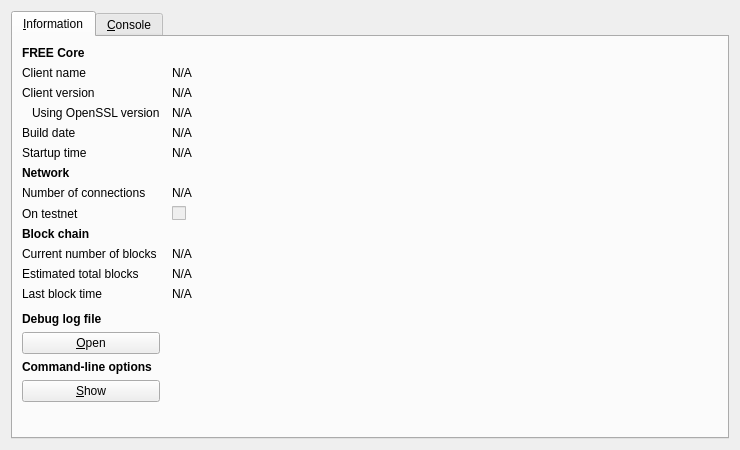
<?xml version="1.0" encoding="UTF-8"?>
<ui version="4.0">
 <class>RPCConsole</class>
 <widget class="QDialog" name="RPCConsole">
  <property name="geometry">
   <rect>
    <x>0</x>
    <y>0</y>
    <width>740</width>
    <height>450</height>
   </rect>
  </property>
  <property name="windowTitle">
   <string>FREE - Debug window</string>
  </property>
  <layout class="QVBoxLayout" name="verticalLayout_2">
   <item>
    <widget class="QTabWidget" name="tabWidget">
     <property name="currentIndex">
      <number>0</number>
     </property>
     <widget class="QWidget" name="tab_info">
      <attribute name="title">
       <string>&amp;Information</string>
      </attribute>
      <layout class="QGridLayout" name="gridLayout" columnstretch="0,1">
       <property name="horizontalSpacing">
        <number>12</number>
       </property>
       <item row="0" column="0">
        <widget class="QLabel" name="label_9">
         <property name="font">
          <font>
           <weight>75</weight>
           <bold>true</bold>
          </font>
         </property>
         <property name="text">
          <string>FREE Core</string>
         </property>
        </widget>
       </item>
       <item row="1" column="0">
        <widget class="QLabel" name="label_5">
         <property name="text">
          <string>Client name</string>
         </property>
        </widget>
       </item>
       <item row="1" column="1">
        <widget class="QLabel" name="clientName">
         <property name="cursor">
          <cursorShape>IBeamCursor</cursorShape>
         </property>
         <property name="text">
          <string>N/A</string>
         </property>
         <property name="textFormat">
          <enum>Qt::PlainText</enum>
         </property>
         <property name="textInteractionFlags">
          <set>Qt::LinksAccessibleByMouse|Qt::TextSelectableByKeyboard|Qt::TextSelectableByMouse</set>
         </property>
        </widget>
       </item>
       <item row="2" column="0">
        <widget class="QLabel" name="label_6">
         <property name="text">
          <string>Client version</string>
         </property>
        </widget>
       </item>
       <item row="2" column="1">
        <widget class="QLabel" name="clientVersion">
         <property name="cursor">
          <cursorShape>IBeamCursor</cursorShape>
         </property>
         <property name="text">
          <string>N/A</string>
         </property>
         <property name="textFormat">
          <enum>Qt::PlainText</enum>
         </property>
         <property name="textInteractionFlags">
          <set>Qt::LinksAccessibleByMouse|Qt::TextSelectableByKeyboard|Qt::TextSelectableByMouse</set>
         </property>
        </widget>
       </item>
       <item row="3" column="0">
        <widget class="QLabel" name="label_14">
         <property name="text">
          <string>Using OpenSSL version</string>
         </property>
         <property name="indent">
          <number>10</number>
         </property>
        </widget>
       </item>
       <item row="3" column="1">
        <widget class="QLabel" name="openSSLVersion">
         <property name="cursor">
          <cursorShape>IBeamCursor</cursorShape>
         </property>
         <property name="text">
          <string>N/A</string>
         </property>
         <property name="textFormat">
          <enum>Qt::PlainText</enum>
         </property>
         <property name="textInteractionFlags">
          <set>Qt::LinksAccessibleByMouse|Qt::TextSelectableByKeyboard|Qt::TextSelectableByMouse</set>
         </property>
        </widget>
       </item>
       <item row="4" column="0">
        <widget class="QLabel" name="label_12">
         <property name="text">
          <string>Build date</string>
         </property>
        </widget>
       </item>
       <item row="4" column="1">
        <widget class="QLabel" name="buildDate">
         <property name="cursor">
          <cursorShape>IBeamCursor</cursorShape>
         </property>
         <property name="text">
          <string>N/A</string>
         </property>
         <property name="textFormat">
          <enum>Qt::PlainText</enum>
         </property>
         <property name="textInteractionFlags">
          <set>Qt::LinksAccessibleByMouse|Qt::TextSelectableByKeyboard|Qt::TextSelectableByMouse</set>
         </property>
        </widget>
       </item>
       <item row="5" column="0">
        <widget class="QLabel" name="label_13">
         <property name="text">
          <string>Startup time</string>
         </property>
        </widget>
       </item>
       <item row="5" column="1">
        <widget class="QLabel" name="startupTime">
         <property name="cursor">
          <cursorShape>IBeamCursor</cursorShape>
         </property>
         <property name="text">
          <string>N/A</string>
         </property>
         <property name="textFormat">
          <enum>Qt::PlainText</enum>
         </property>
         <property name="textInteractionFlags">
          <set>Qt::LinksAccessibleByMouse|Qt::TextSelectableByKeyboard|Qt::TextSelectableByMouse</set>
         </property>
        </widget>
       </item>
       <item row="6" column="0">
        <widget class="QLabel" name="label_11">
         <property name="font">
          <font>
           <weight>75</weight>
           <bold>true</bold>
          </font>
         </property>
         <property name="text">
          <string>Network</string>
         </property>
        </widget>
       </item>
       <item row="7" column="0">
        <widget class="QLabel" name="label_7">
         <property name="text">
          <string>Number of connections</string>
         </property>
        </widget>
       </item>
       <item row="7" column="1">
        <widget class="QLabel" name="numberOfConnections">
         <property name="cursor">
          <cursorShape>IBeamCursor</cursorShape>
         </property>
         <property name="text">
          <string>N/A</string>
         </property>
         <property name="textFormat">
          <enum>Qt::PlainText</enum>
         </property>
         <property name="textInteractionFlags">
          <set>Qt::LinksAccessibleByMouse|Qt::TextSelectableByKeyboard|Qt::TextSelectableByMouse</set>
         </property>
        </widget>
       </item>
       <item row="8" column="0">
        <widget class="QLabel" name="label_8">
         <property name="text">
          <string>On testnet</string>
         </property>
        </widget>
       </item>
       <item row="8" column="1">
        <widget class="QCheckBox" name="isTestNet">
         <property name="enabled">
          <bool>false</bool>
         </property>
         <property name="text">
          <string/>
         </property>
        </widget>
       </item>
       <item row="9" column="0">
        <widget class="QLabel" name="label_10">
         <property name="font">
          <font>
           <weight>75</weight>
           <bold>true</bold>
          </font>
         </property>
         <property name="text">
          <string>Block chain</string>
         </property>
        </widget>
       </item>
       <item row="10" column="0">
        <widget class="QLabel" name="label_3">
         <property name="text">
          <string>Current number of blocks</string>
         </property>
        </widget>
       </item>
       <item row="10" column="1">
        <widget class="QLabel" name="numberOfBlocks">
         <property name="cursor">
          <cursorShape>IBeamCursor</cursorShape>
         </property>
         <property name="text">
          <string>N/A</string>
         </property>
         <property name="textFormat">
          <enum>Qt::PlainText</enum>
         </property>
         <property name="textInteractionFlags">
          <set>Qt::LinksAccessibleByMouse|Qt::TextSelectableByKeyboard|Qt::TextSelectableByMouse</set>
         </property>
        </widget>
       </item>
       <item row="11" column="0">
        <widget class="QLabel" name="label_4">
         <property name="text">
          <string>Estimated total blocks</string>
         </property>
        </widget>
       </item>
       <item row="11" column="1">
        <widget class="QLabel" name="totalBlocks">
         <property name="cursor">
          <cursorShape>IBeamCursor</cursorShape>
         </property>
         <property name="text">
          <string>N/A</string>
         </property>
         <property name="textFormat">
          <enum>Qt::PlainText</enum>
         </property>
         <property name="textInteractionFlags">
          <set>Qt::LinksAccessibleByMouse|Qt::TextSelectableByKeyboard|Qt::TextSelectableByMouse</set>
         </property>
        </widget>
       </item>
       <item row="12" column="0">
        <widget class="QLabel" name="label_2">
         <property name="text">
          <string>Last block time</string>
         </property>
        </widget>
       </item>
       <item row="12" column="1">
        <widget class="QLabel" name="lastBlockTime">
         <property name="cursor">
          <cursorShape>IBeamCursor</cursorShape>
         </property>
         <property name="text">
          <string>N/A</string>
         </property>
         <property name="textFormat">
          <enum>Qt::PlainText</enum>
         </property>
         <property name="textInteractionFlags">
          <set>Qt::LinksAccessibleByMouse|Qt::TextSelectableByKeyboard|Qt::TextSelectableByMouse</set>
         </property>
        </widget>
       </item>
       <item row="13" column="0">
        <spacer name="verticalSpacer_2">
         <property name="orientation">
          <enum>Qt::Vertical</enum>
         </property>
         <property name="sizeHint" stdset="0">
          <size>
           <width>20</width>
           <height>20</height>
          </size>
         </property>
        </spacer>
       </item>
       <item row="14" column="0">
        <widget class="QLabel" name="labelDebugLogfile">
         <property name="font">
          <font>
           <weight>75</weight>
           <bold>true</bold>
          </font>
         </property>
         <property name="text">
          <string>Debug log file</string>
         </property>
        </widget>
       </item>
       <item row="15" column="0">
        <widget class="QPushButton" name="openDebugLogfileButton">
         <property name="toolTip">
          <string>Open the FREE debug log file from the current data directory. This can take a few seconds for large log files.</string>
         </property>
         <property name="text">
          <string>&amp;Open</string>
         </property>
         <property name="autoDefault">
          <bool>false</bool>
         </property>
        </widget>
       </item>
       <item row="16" column="0">
        <widget class="QLabel" name="labelCLOptions">
         <property name="font">
          <font>
           <weight>75</weight>
           <bold>true</bold>
          </font>
         </property>
         <property name="text">
          <string>Command-line options</string>
         </property>
        </widget>
       </item>
       <item row="17" column="0">
        <widget class="QPushButton" name="showCLOptionsButton">
         <property name="toolTip">
          <string>Show the FREE-Qt help message to get a list with possible FREE command-line options.</string>
         </property>
         <property name="text">
          <string>&amp;Show</string>
         </property>
         <property name="autoDefault">
          <bool>false</bool>
         </property>
        </widget>
       </item>
       <item row="18" column="0">
        <spacer name="verticalSpacer">
         <property name="orientation">
          <enum>Qt::Vertical</enum>
         </property>
         <property name="sizeHint" stdset="0">
          <size>
           <width>20</width>
           <height>40</height>
          </size>
         </property>
        </spacer>
       </item>
      </layout>
     </widget>
     <widget class="QWidget" name="tab_console">
      <attribute name="title">
       <string>&amp;Console</string>
      </attribute>
      <layout class="QVBoxLayout" name="verticalLayout_3">
       <property name="spacing">
        <number>3</number>
       </property>
       <item>
        <widget class="QTextEdit" name="messagesWidget">
         <property name="minimumSize">
          <size>
           <width>0</width>
           <height>100</height>
          </size>
         </property>
         <property name="readOnly">
          <bool>true</bool>
         </property>
         <property name="tabKeyNavigation" stdset="0">
          <bool>false</bool>
         </property>
         <property name="columnCount" stdset="0">
          <number>2</number>
         </property>
        </widget>
       </item>
       <item>
        <layout class="QHBoxLayout" name="horizontalLayout">
         <property name="spacing">
          <number>3</number>
         </property>
         <item>
          <widget class="QLabel" name="label">
           <property name="text">
            <string notr="true">&gt;</string>
           </property>
          </widget>
         </item>
         <item>
          <widget class="QLineEdit" name="lineEdit"/>
         </item>
         <item>
          <widget class="QPushButton" name="clearButton">
           <property name="maximumSize">
            <size>
             <width>24</width>
             <height>24</height>
            </size>
           </property>
           <property name="toolTip">
            <string>Clear console</string>
           </property>
           <property name="text">
            <string/>
           </property>
           <property name="icon">
            <iconset resource="../bitcoin.qrc">
             <normaloff>:/icons/remove</normaloff>:/icons/remove</iconset>
           </property>
           <property name="shortcut">
            <string notr="true">Ctrl+L</string>
           </property>
           <property name="autoDefault">
            <bool>false</bool>
           </property>
          </widget>
         </item>
        </layout>
       </item>
      </layout>
     </widget>
    </widget>
   </item>
  </layout>
 </widget>
 <resources>
  <include location="../bitcoin.qrc"/>
 </resources>
 <connections/>
</ui>
